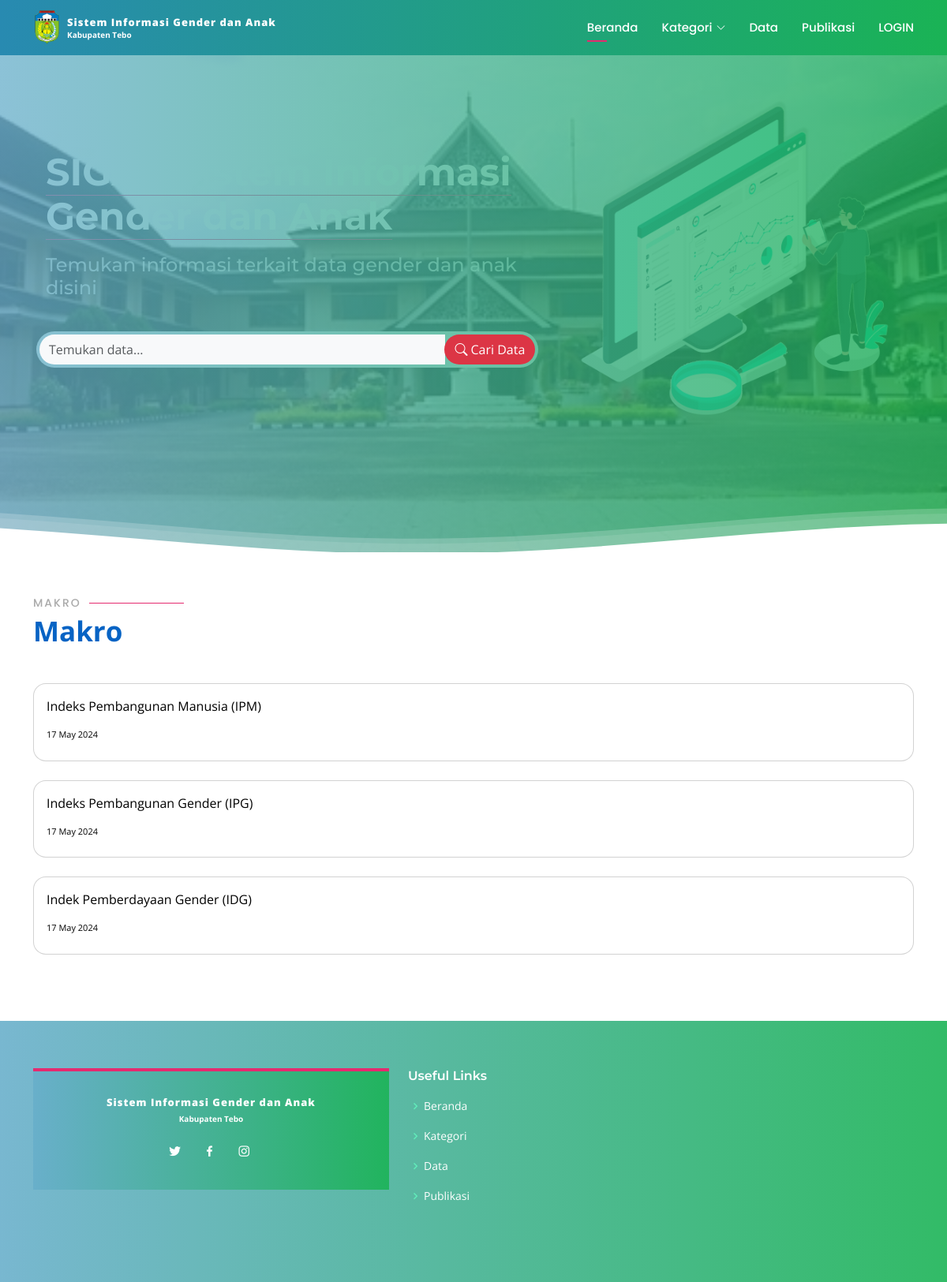
Screenshot of /Kategori/Detail/1/Makro with the database file from the repository.
### tables this page shows
CREATE TABLE `tbl_kategoriData` (
  `idKategoriData` int(7) NOT NULL,
  `nama` varchar(100) NOT NULL,
  `Ket` text NOT NULL,
  `tgl` date NOT NULL
);

CREATE TABLE `tbl_judulData` (
  `idJudulData` int(7) NOT NULL,
  `idKategoriData` int(7) NOT NULL,
  `idUnitKerja` int(7) NOT NULL,
  `id_admin` int(7) NOT NULL,
  `judul` varchar(100) NOT NULL,
  `tgl` date NOT NULL
);

### application/controllers/Kategori.php (called while the page is built, shortened)
<?php if (!defined('BASEPATH')) exit('No direct script access allowed');
class Kategori extends CI_Controller
{
    function __construct()
    {
        $this->load->library('user_agent');
        $this->load->model('M_crud_kategoriData');
        $this->load->model('M_crud_JudulSiga');
    }
    function Detail($id)
    {
        $data['GetKategoriAll'] = $this->M_crud_kategoriData->GetKategoriAll();
        $data['GetDataIdKategori'] = $this->M_crud_kategoriData->GetDataIdKategori($id)->row();
        $data['GetJudulIdkategori'] = $this->M_crud_JudulSiga->GetJudulIdkategoriAll($id);
        $this->load->view('lending/judulIdkate', $data);
    }
}

### index.php (called while the page is built, shortened)
<?php
require_once BASEPATH.'core/CodeIgniter.php';

### application/models/M_crud_kategoriData.php (called while the page is built, shortened)
<?php if (!defined('BASEPATH')) exit('No direct script access allowed');
class M_crud_kategoriData extends CI_Model
{
    function GetDataIdKategori($id)
    {
        $hsl = $this->db->query("SELECT `idKategoriData`, `nama`,`Ket`, `tgl` FROM `tbl_kategoriData` where idKategoriData='$id' ");
        return $hsl;
    }
}

### application/models/M_crud_JudulSiga.php (called while the page is built, shortened)
<?php if (!defined('BASEPATH')) exit('No direct script access allowed');
class M_crud_JudulSiga extends CI_Model
{
    function GetJudulIdkategoriAll($id)
    {
        $hsl = $this->db->query("SELECT `idJudulData`,`id_admin`,`idUnitKerja`, `idKategoriData`,  `judul`, `tgl` FROM `tbl_judulData` where idKategoriData='$id'  ");
        return $hsl;
    }
}

### application/views/lending/judulIdkate.php (the view, shortened to what this page needs)
<!DOCTYPE html>
<html lang="en">
<head>
</head>
<body>
    <main id="main">
        <section id="Kategori">
            <div class="container">
                <div class="section-title" data-aos="fade-up">
                    <h2><?php echo $GetDataIdKategori->nama; ?></h2>
                    <font style="font-size:35px; font-weight: bold; color:#0663C4;">
                        <?php echo $GetDataIdKategori->nama; ?>
                    </font>
                </div>
                <div class="row">
                    <div data-aos="fade-left">
                        <?php foreach ($GetJudulIdkategori->result() as $row) { ?>
                            <a href="Data/Detail/<?php echo $row->idKategoriData ?>/<?php echo $row->idJudulData ?>/<?php echo str_replace(' ', '-', $row->judul); ?>#Data" class="text-decoration-none text-reset">
                                <div class="card  h p-3  pt-3 pb-4 pl-2 pr-2 text-black mb-8 rounded-4">
                                    <p><?php echo $row->judul ?></p>
                                    <font style="font-size:11px;"><?php echo date('d F Y', strtotime($row->tgl)); ?></font>
                                </div>
                            </a>
                            <br>
                        <?php } ?>
                    </div>
                </div>
            </div>
        </section>
    </main>
</body>
</html>

### tmpDepan/Bootslander/assets/css/style.css (style rules this page uses)
body { font-family: "Open Sans", sans-serif; color: #444444; }
a { color: #E52A6F; text-decoration: none; }
h1, h2, h3, h4, h5, h6 { font-family: "Montserrat", sans-serif; }
section { padding: 60px 0; overflow: hidden; }
.section-title { padding-bottom: 40px; }
.section-title h2 { font-size: 14px; font-weight: 500; padding: 0; line-height: 1px; margin: 0 0 5px 0; letter-spacing: 2px; text-transform: uppercase; color: #aaaaaa; font-family: "Poppins", sans-serif; }
.section-title h2::after { content: ""; width: 120px; height: 1px; display: inline-block; background: #E52A6F; margin: 4px 10px; }

### application/views/lending/judulIdkate.php (style rules this page uses)
.h { transition: box-shadow 0.3s ease; }

### rows the page displays
tbl_kategoridata: nama "MAKRO", nama "Makro"
tbl_juduldata: judul "Indeks Pembangunan Manusia (IPM)", tgl "17 May 2024"
tbl_juduldata: judul "Indeks Pembangunan Gender (IPG)", tgl "17 May 2024"
tbl_juduldata: judul "Indek Pemberdayaan Gender (IDG)", tgl "17 May 2024"
